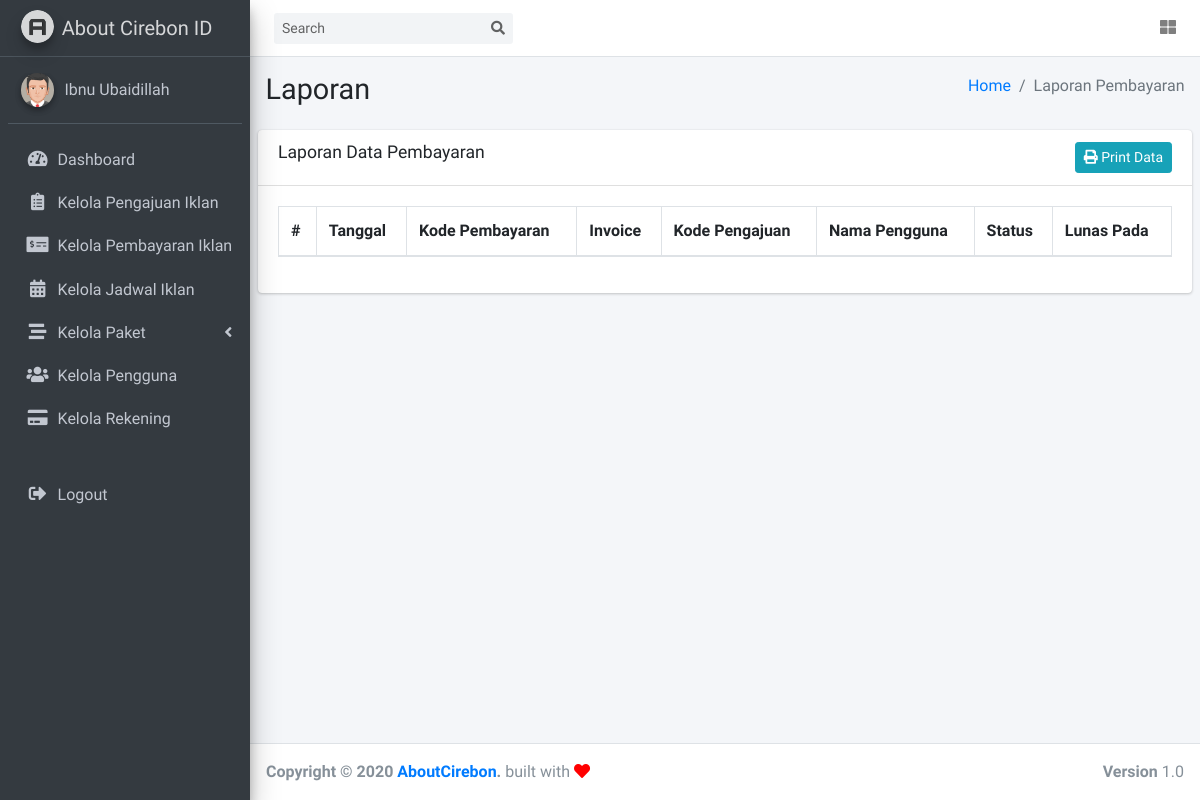
/index.php/laporan/laporan_pembayaran, run on an earlier commit of the app's database.
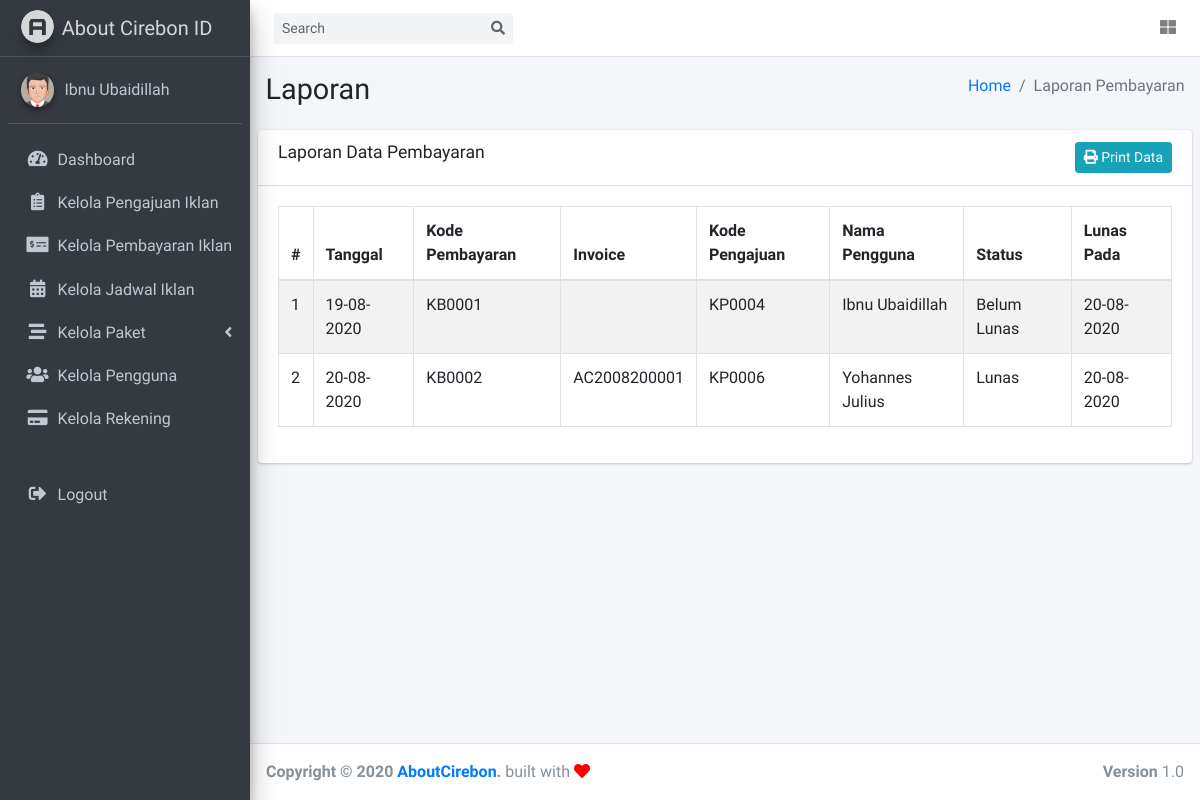
And on a later commit of the database.
### tables this page shows
CREATE TABLE `tbl_pembayaran` (
  `id_pembayaran` int(11) NOT NULL,
  `id_pengajuan` int(11) NOT NULL,
  `id_pengguna` int(11) NOT NULL,
  `id_rekening` int(11) NOT NULL,
  `kode_pembayaran` varchar(25) NOT NULL,
  `invoice` varchar(128) NOT NULL DEFAULT '-',
  `bukti_pembayaran` varchar(255) NOT NULL DEFAULT '-',
  `tanggal` int(11) NOT NULL,
  `status_p` varchar(20) NOT NULL DEFAULT 'Belum Lunas',
  `tgl_terakhir` timestamp NOT NULL DEFAULT current_timestamp()
);

CREATE TABLE `tbl_pengajuan` (
  `id_pengajuan` int(11) NOT NULL,
  `kode_pengajuan` varchar(25) NOT NULL,
  `id_pengguna` int(11) NOT NULL,
  `id_detail` int(11) NOT NULL,
  `konten` varchar(255) NOT NULL,
  `caption` varchar(255) NOT NULL,
  `tanggal` int(11) NOT NULL,
  `status` varchar(25) NOT NULL DEFAULT 'Pending',
  `keterangan` varchar(255) NOT NULL DEFAULT '-',
  `update_pada` timestamp NOT NULL DEFAULT current_timestamp()
);

CREATE TABLE `tbl_pengguna` (
  `id_pengguna` int(11) NOT NULL,
  `username` varchar(40) NOT NULL,
  `password` varchar(40) NOT NULL,
  `email` varchar(50) NOT NULL,
  `nama` varchar(50) NOT NULL,
  `alamat` varchar(255) NOT NULL,
  `no_telp` varchar(20) NOT NULL,
  `jenis_kelamin` varchar(20) NOT NULL,
  `level` int(1) NOT NULL COMMENT '1:admin, 2:atasan, 3:pelanggan',
  `tanggal_dibuat` timestamp NOT NULL DEFAULT current_timestamp() ON UPDATE current_timestamp(),
  `aktif` int(11) NOT NULL,
  `terakhir_diubah` timestamp NOT NULL DEFAULT current_timestamp() ON UPDATE current_timestamp()
);

### application/libraries/Template.php (called while the page is built)
<?php
Class Template
{
    var $template_data = array();
    function set($nama, $value)
    {
        $this->template_data[$nama] = $value;
    }
    function load($template = '', $view = '', $view_data = array(), $return = FALSE)
    {
        $this->CI =& get_instance();
        $this->set('contents', $this->CI->load->view($view, $view_data, TRUE));
        return $this->CI->load->view($template, $this->template_data, $return);
    }
}
?>

### application/controllers/Laporan.php (called while the page is built, shortened)
<?php
class Laporan extends CI_Controller
{
    public function laporan_pembayaran()
    {
        $data['pembayaran'] = $this->pembayaran_m->getAll();
        $this->template->load('template', 'laporan/laporan_pembayaran', $data);
    }
}

### index.php (called while the page is built, shortened)
<?php
require_once BASEPATH.'core/CodeIgniter.php';

### application/models/Pembayaran_m.php (called while the page is built, shortened)
<?php
class Pembayaran_m extends CI_Model
{
    public function getAll()
    {
        $this->db->select('*');
        $this->db->from('tbl_pembayaran');
        $this->db->join('tbl_pengajuan', 'tbl_pembayaran.id_pengajuan = tbl_pengajuan.id_pengajuan');
        $this->db->join('tbl_detailpaket', 'tbl_pengajuan.id_detail = tbl_detailpaket.id_detail');
        $this->db->join('tbl_paket', 'tbl_detailpaket.id_paket = tbl_paket.id_paket');
        $this->db->join('tbl_tipepaket', 'tbl_detailpaket.id_tipepaket = tbl_tipepaket.id_tipepaket');
        $this->db->join('tbl_pengguna', 'tbl_pembayaran.id_pengguna = tbl_pengguna.id_pengguna');
        $this->db->join('tbl_rekening', 'tbl_pembayaran.id_rekening = tbl_rekening.id_rekening');
        $query = $this->db->get()->result();
        return $query;
    }
}

### application/views/laporan/laporan_pembayaran.php (the view)
<section class="content-header">
    <div class="container-fluid">
        <div class="row mb-2">
            <div class="col-sm-6">
                <h1>Laporan</h1>
            </div>
            <div class="col-sm-6">
                <ol class="breadcrumb float-sm-right">
                    <li class="breadcrumb-item"><a href="<?= base_url('dashboard') ?>">Home</a></li>
                    <li class="breadcrumb-item active">Laporan Pembayaran</li>
                </ol>
            </div>
        </div>
    </div>
</section>
<section class="content">
    <div class="card">
        <div class="card-header">
            <div class="float-right">
                <a href="<?= site_url('laporan/print_pembayaran') ?>" class="btn btn-info btn-sm"><i class="fa fa-print"></i> Print Data</a>
            </div>
            <h3 class="card-title">Laporan Data Pembayaran</h3>
        </div>
        <div class="card-body">
            <div class="box-body table-responsive">
                <table class="table table-bordered table-striped" id="Table1">
                    <thead>
                        <tr>
                            <th>#</th>
                            <th>Tanggal</th>
                            <th>Kode Pembayaran</th>
                            <th>Invoice</th>
                            <th>Kode Pengajuan</th>
                            <th>Nama Pengguna</th>
                            <th>Status</th>
                            <th>Lunas Pada</th>
                        </tr>
                    </thead>
                    <tbody>
                        <?php
                        $no = 1;
                        foreach ($pembayaran as $data) { ?>
                            <tr>
                                <td><?= $no++ ?></td>
                                <td><?= date('d-m-Y', strtotime($data->tanggal)) ?></td>
                                <td><?= $data->kode_pembayaran ?></td>
                                <td><?= $data->invoice ?></td>
                                <td><?= $data->kode_pengajuan ?></td>
                                <td><?= $data->nama ?></td>
                                <td><?= $data->status_p ?></td>
                                <td><?= date('d-m-Y', strtotime($data->tgl_terakhir)) ?></td>
                            </tr>
                        <?php } ?>
                    </tbody>
                </table>
            </div>
        </div>
</section>

What changed in the data, as far as the page shows it:
added tbl_pembayaran: id_pengajuan.tanggal "19-08-2020", kode_pembayaran "KB0001", id_pengajuan.kode_pengajuan "KP0004", id_pengguna.nama "Ibnu Ubaidillah", status_p "Belum Lunas", tgl_terakhir "20-08-2020"
added tbl_pembayaran: id_pengajuan.tanggal "20-08-2020", kode_pembayaran "KB0002", invoice "AC2008200001", id_pengajuan.kode_pengajuan "KP0006", id_pengguna.nama "Yohannes Julius", status_p "Lunas", tgl_terakhir "20-08-2020"
